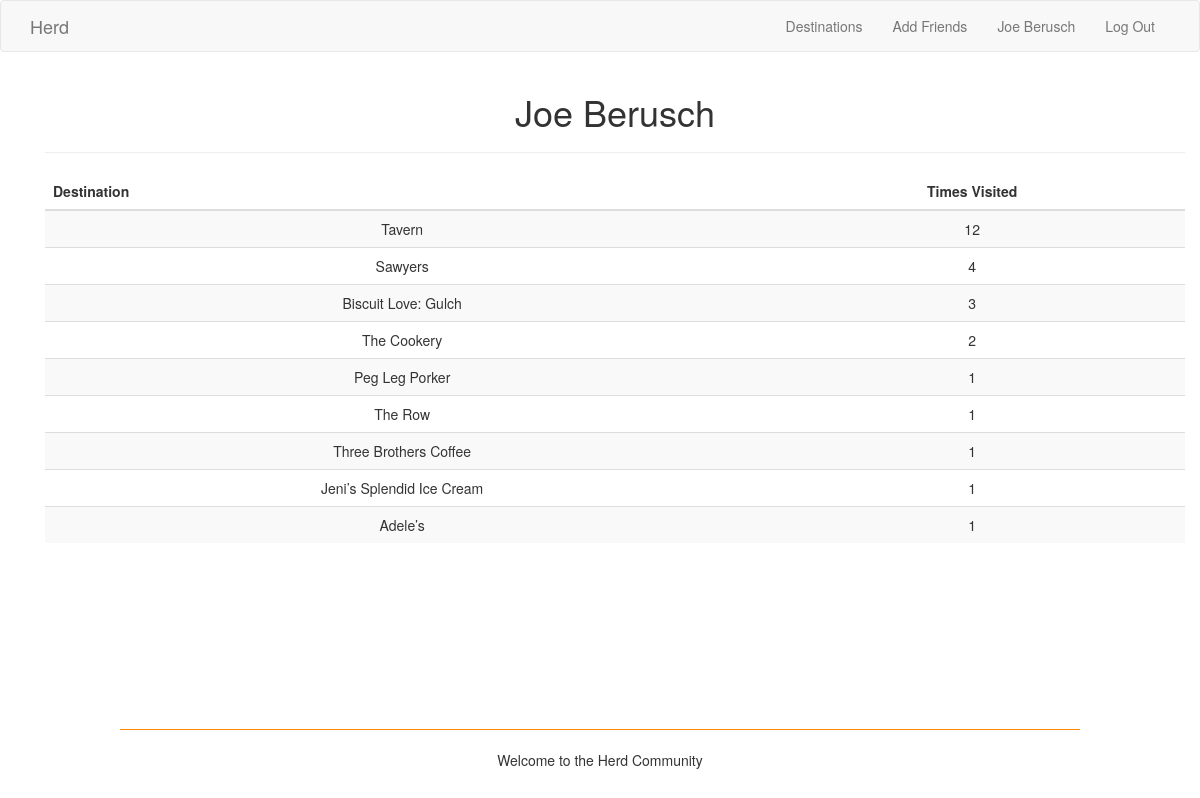
The page /user/jberusch (signed in) on the database its author committed.
### app/models.py (models this page shows, shortened)
class User(UserMixin, db.Model):
    __tablename__ = 'users'
    user_id = db.Column(db.Integer, primary_key=True)
    username = db.Column(db.String(80), index=True, unique=True)
    name = db.Column(db.String(120))
    email = db.Column(db.String(120), index=True, unique=True)
    region = db.Column(db.String(50), index=True)
    destinations = db.relationship('Association', back_populates='user')
    friends = db.relationship('User',
        secondary=friendship_identifier,
        primaryjoin= user_id == friendship_identifier.c.user_id,
        secondaryjoin= user_id == friendship_identifier.c.friend_id)

class Association(db.Model):
    __tablename__ = 'associations'
    user_id = db.Column(db.Integer, db.ForeignKey('users.user_id'), primary_key=True)
    destination_id = db.Column(db.Integer, db.ForeignKey('destinations.destination_id'), primary_key=True)
    num_visits = db.Column(db.Integer)
    user = db.relationship("User", back_populates="destinations")
    destination = db.relationship("Destination", back_populates="users")

class Destination(db.Model):
    __tablename__ = 'destinations'
    destination_id = db.Column(db.Integer, primary_key=True)
    name = db.Column(db.String(120), index=True, unique=True)
    img_src = db.Column(db.String(1000))
    region = db.Column(db.String(50))
    yelp_link = db.Column(db.String(150))
    num_visits = db.Column(db.Integer)
    users = db.relationship('Association', back_populates='destination')

### app/routes.py (the view)
@app.route('/user/<username>')
@login_required
def user(username):
    ulog('user -> page access for username {}'.format(username))
    user = User.query.filter_by(username=username).first_or_404()
    destinations = sorted(user.destinations, key=attrgetter('num_visits'), reverse=True)
    return render_template('user.html', user=user, destinations=destinations)

### app/helpers.py (called while the page is built)
def ulog(msg):
    fp = open('usage_logs.txt', 'a')
    print('--- ', current_user.username, ' ---- ', date.today(), ' ---', file=fp)
    print(msg, file=fp)
    fp.close()

### app/models.py (called while the page is built)
@login.user_loader
def load_user(id):
    return User.query.get(int(id))

### app/templates/user.html
{% extends "base.html" %}
{% block app_content %}
<div class="container">
    <h1>{{ user.name }}</h1>
    <hr>
    <table class="table table-hover table-striped">
        <thead>
            <tr>
                <th>Destination</th>
                <th class="text-center">Times Visited</th>
            </tr>
        </thead>
    {% for assoc in destinations %}
        {% if assoc.num_visits > 0 %}
        <tr>
            <td>{{ assoc.destination.name }}</td>
            <td class="text-center">{{ assoc.num_visits }}</td>
        </tr>
        {% endif %}
    {% endfor %}
    </table>
</div>
{% endblock %}

### app/templates/base.html (shortened to what this page needs)
{% extends 'bootstrap/base.html' %}
{% block navbar %}
    <nav class="navbar navbar-default">
        <div class="container">
            <div class="navbar-header">
                <a class="navbar-brand" href="{{ url_for('index') }}">Herd</a>
            </div>
            <div class="collapse navbar-collapse" id="bs-example-navbar-collapse-1">
                <ul class="nav navbar-nav navbar-right">
                    <li><a href="{{ url_for('list') }}">Destinations</a></li>
                    <li><a href="{{ url_for('add_friends') }}">Add Friends</a></li>
                    {% if current_user.is_authenticated %}
                    <li><a href="{{ url_for('user', username=current_user.username) }}">{{ current_user.name }}</a></li>
                    <li><a href="{{ url_for('logout') }}">Log Out</a></li>
                    {% else %}
                    <li><a href="{{ url_for('login') }}">Login</a></li>
                    <li><a href="{{ url_for('signup') }}">Sign Up</a></li>
                    {% endif %}
                </ul>
            </div>
        </div>
    </nav>
{% endblock %}
{% block content %}
    <link rel= "stylesheet" type= "text/css" href= "{{ url_for('static',filename='styles/base.css') }}">
    <div class="container text-center">
    {% block app_content %}{% endblock app_content %}
    <br />
    </div>
    {% block footer %}
    <div class="footer">
        <hr style="width: 80%; border-top: 1px solid darkorange;"/>
        <div class="text-center">
            <p>Welcome to the Herd Community</p>
        </div>
    <br />
    {% endblock footer %}
{% endblock content %}

### app/templates/base.html (style rules this page uses)
html { position: relative; min-height: 100%; }
body { margin-bottom: 91px; }
.footer { position: absolute; bottom: 0; width: 100%; height: 91px; }

### rows shown on the page
User: name "Joe Berusch"
Association: destination.name "Tavern", num_visits "12"
Association: destination.name "Sawyers", num_visits "4"
Association: destination.name "Biscuit Love: Gulch", num_visits "3"
Association: destination.name "The Cookery", num_visits "2"
Association: destination.name "Peg Leg Porker", num_visits "1"
Association: destination.name "The Row", num_visits "1"
Association: destination.name "Three Brothers Coffee", num_visits "1"
Association: destination.name "Jeni’s Splendid Ice Cream", num_visits "1"
Association: destination.name "Adele’s", num_visits "1"
